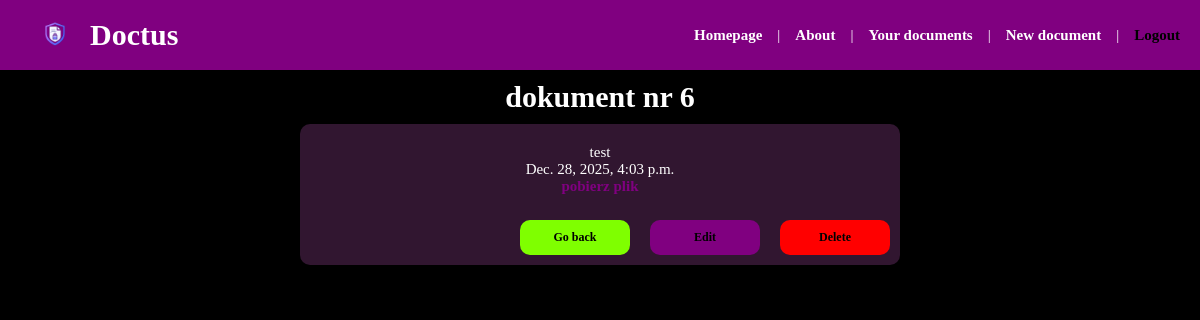
/documents/dokument-nr-6 (signed in), run on the app's committed database.
### documents/models.py (models this page shows, shortened)
class Document(models.Model):
    owner = models.ForeignKey(User, on_delete=models.CASCADE, related_name = "documents")
    title = models.CharField(max_length = 75)
    description = models.TextField(blank = True)
    date = models.DateTimeField(auto_now_add = True)
    slug = models.SlugField(blank = True)
    file = models.FileField(blank = True, null = True)
    class Meta:
        unique_together = ("owner", "slug")

### documents/views.py (the view)
@login_required(login_url='/users/login/')
def document_page(request, slug):
    document = get_object_or_404(Document, slug=slug, owner=request.user)
    return render(request, 'documents/document_page.html', { 'document': document })

### documents/templates/documents/document_page.html (shortened to what this page needs)
{% extends 'layout.html' %}
{% block content %}
    <h1>{{ document.title }}</h1>
    <section>
        <p>{{ document.description }}</p>
        <p>{{ document.date}}</p>
        {% if document.file %}
        <a href="{{ document.file.url }}" class="doc_url">pobierz plik</a><br/>
        {% else %}
        <p class="doc_url">no file added</p>
        {% endif %}
        <div class="buttons">
            <a href="{% url 'documents:list' %}" class="cancel_button">Go back</a>
            <a class="edit_document" href="{% url 'documents:edit-document' slug=document.slug %}">Edit</a>
            <a class="delete_document" href="{% url 'documents:delete-document' slug=document.slug %}">Delete</a>
        </div>
    </section>
{% endblock %}

### static/css/style.css (style rules this page uses)
* { margin: 0; padding: 0; box-sizing: border-box; font-family: Verdana; }
body { background-color: black; font-size: 15px; color: white; }
h1 { margin-bottom: 10px; }
a { font-weight: bold; text-decoration: none; color: purple; }
section { background-color: #311630; padding: 20px 10px 10px 10px; border-radius: 10px; max-width: 600px; margin: 0 auto; }
.doc_url { margin-top: 20px; }
.buttons { margin-top: 25px; display: flex; justify-content: end; gap: 20px; }
.edit_document, .delete_document, .cancel_button { padding: 10px 15px; width: 110px; border: none; font-weight: bold; border-radius: 10px; color: black; font-size: 12px; text-align: center; }
.cancel_button { background-color: chartreuse; }
.edit_document { background-color: purple; }
.delete_document { background-color: red; }

### data on the page
Document: title "dokument nr 6", description "test", date "Dec. 28, 2025, 4:03 p.m."
